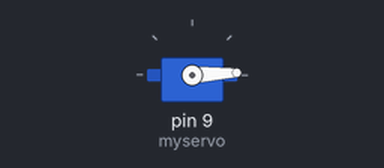
Recording of a sketch running on a simulated Arduino Uno, built with avr-gcc and run on an emulated ATmega328P. Shown: servo.

Above: at 0.05 s.
At 1.3 s:
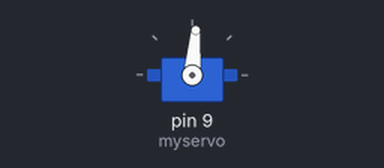
At 2.6 s:
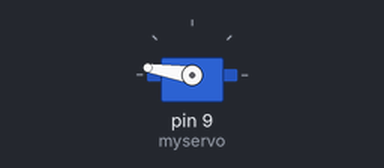
At 5.2 s:
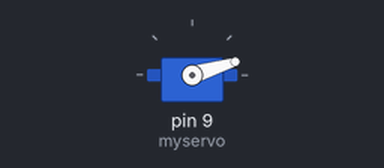
Timing chart, 0 to 7.1 s (numbered marks = the images above):
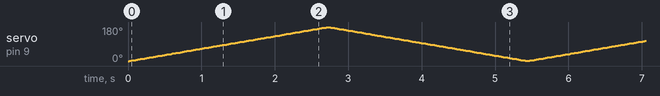

The sketch:

PWMServoSweep.ino
```cpp
// Sweep
// by BARRAGAN <http://barraganstudio.com>

// http://arduiniana.org/libraries/pwmservo/

//   Board                     SERVO_PIN_A   SERVO_PIN_B   SERVO_PIN_C
//   -----                     -----------   -----------   -----------
//   Arduino Uno, Duemilanove       9            10          (none)
//   Arduino Mega                  11            12            13
//   Sanguino                      13            12          (none)
//   Teensy 1.0                    17            18            15
//   Teensy 2.0                    14            15             4
//   Teensy++ 1.0 or 2.0           25            26            27
//   Teensy LC & 3.x                 (all PWM pins are usable)

#include <PWMServo.h>

PWMServo myservo;  // create servo object to control a servo

int pos = 0;    // variable to store the servo position

void setup() {
  myservo.attach(9);  // attaches the servo on pin 9 to the servo object
  //myservo.attach(SERVO_PIN_A, 1000, 2000); // some motors need min/max setting
}


void loop() {
  for(pos = 0; pos < 180; pos += 1) { // goes from 0 degrees to 180 degrees, 1 degree steps
    myservo.write(pos);              // tell servo to go to position in variable 'pos'
    delay(15);                       // waits 15ms for the servo to reach the position
  }
  for(pos = 180; pos>=1; pos-=1) {   // goes from 180 degrees to 0 degrees
    myservo.write(pos);              // tell servo to go to position in variable 'pos'
    delay(15);                       // waits 15ms for the servo to reach the position
  }

}
```
